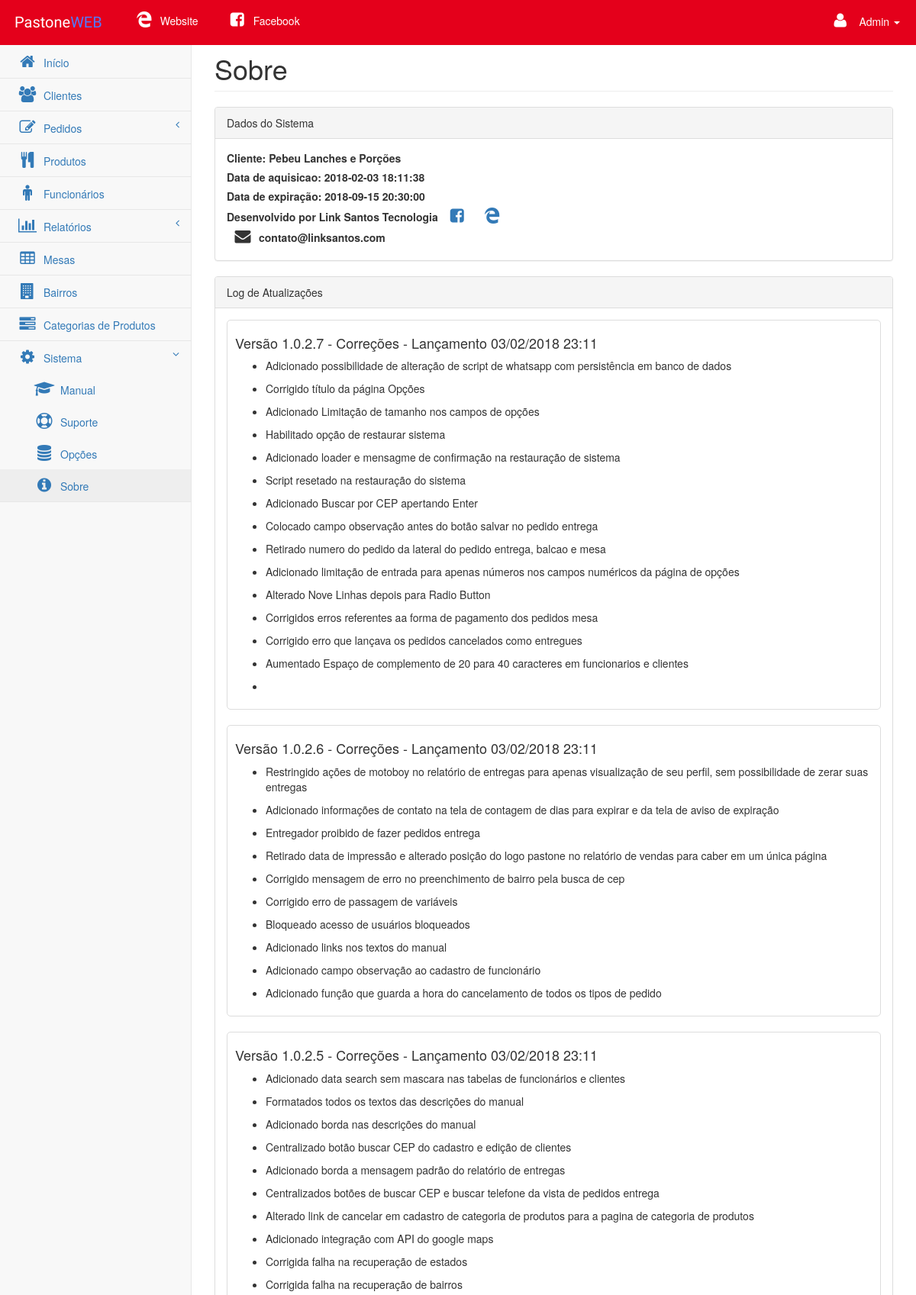
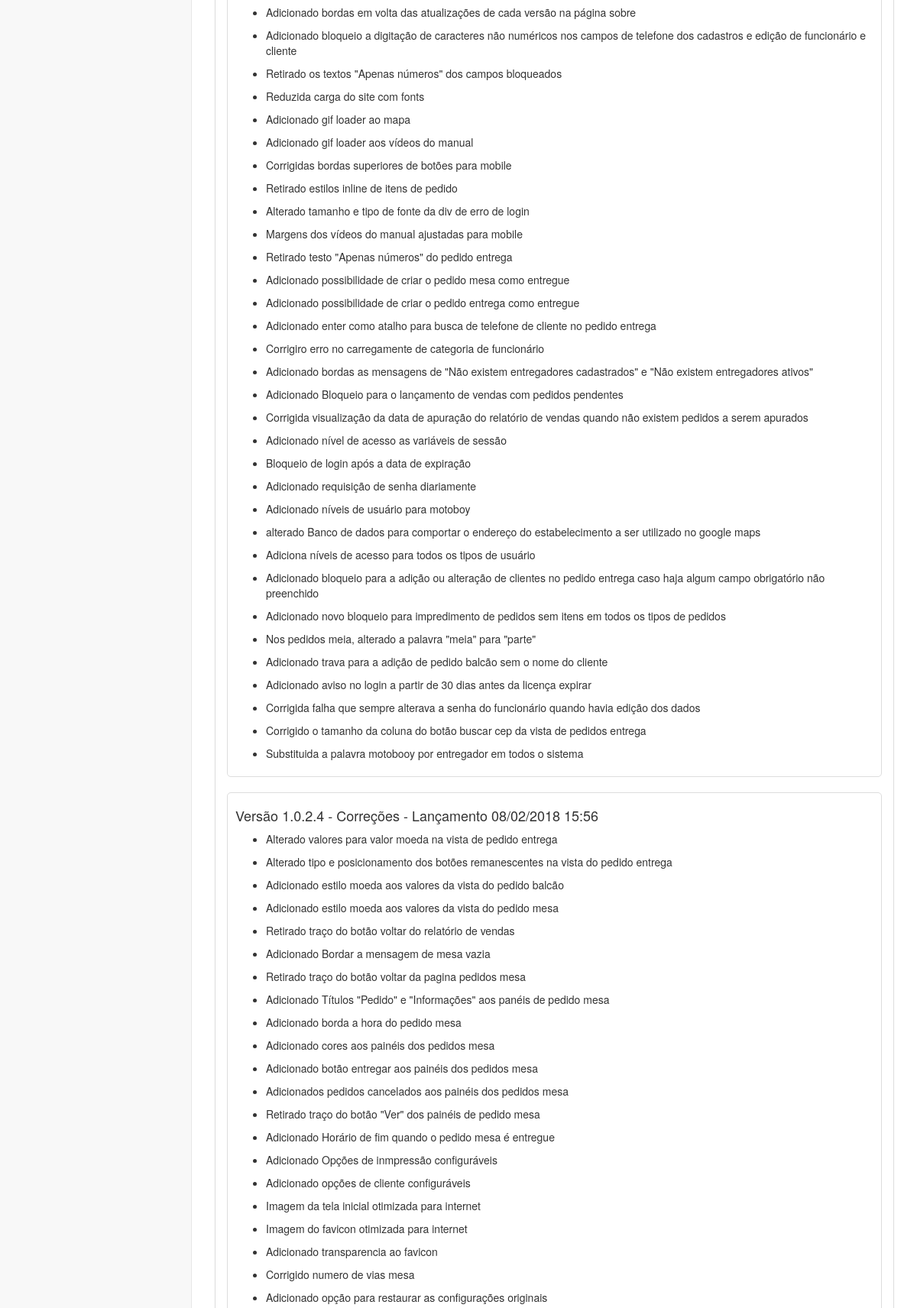
The page /app/view/pages/sobre.php (signed in, upper part) on the database its author committed (2 pictures, top to bottom).
### tables this page shows
CREATE TABLE IF NOT EXISTS `configs` (
  `id` int(2) NOT NULL AUTO_INCREMENT,
  `nome_cliente` varchar(50) NOT NULL DEFAULT 'Nome Cliente',
  `facebook` varchar(100) NOT NULL DEFAULT 'https://www.facebook.com/LinkSantosTecnologia/',
  `site` varchar(100) NOT NULL DEFAULT 'http://linksantos.com/',
  `vias_balcao` tinyint(2) NOT NULL DEFAULT '2',
  `vias_entrega` int(2) NOT NULL DEFAULT '2',
  `vias_mesa` int(2) NOT NULL DEFAULT '2',
  `vias_mesa_single` int(2) NOT NULL DEFAULT '2',
  `nove_linhas_depois` tinyint(1) NOT NULL DEFAULT '0',
  `numero_colunas` tinyint(4) NOT NULL DEFAULT '40',
  `aquisicao` timestamp NOT NULL DEFAULT CURRENT_TIMESTAMP,
  `expiracao` timestamp NOT NULL DEFAULT '2030-01-01 00:00:00',
  `endereco` varchar(30) NOT NULL DEFAULT 'Praça Mauá',
  `numero` varchar(8) NOT NULL DEFAULT '10',
  `bairro` varchar(30) NOT NULL DEFAULT 'Centro',
  `cidade` varchar(20) NOT NULL DEFAULT 'Santos',
  `estado` int(2) NOT NULL DEFAULT '17',
  PRIMARY KEY (`id`),
  KEY `FK_configs_estado` (`estado`),
  CONSTRAINT `FK_configs_estado` FOREIGN KEY (`estado`) REFERENCES `estado` (`id`)
);

### app/model/DAO/configsDAO.php (called while the page is built, shortened)
<?php
    include_once '../../model/Configs.php';
    class configsDAO{
        private $conn;
        function __construct($conn){
            $this->conn = $conn;
        }
        function buscarConfigs(){
            $query = "select * from configs";
            $result = $this->conn->query($query);
            $configs = $result->fetch_assoc();
            $configs2 = new Configs(
                $configs['id'],
                $configs['nome_cliente'],
                $configs['facebook'],
                $configs['site'],
                $configs['vias_balcao'],
                $configs['vias_entrega'],
                $configs['vias_mesa'],
                $configs['vias_mesa_single'],
                $configs['nove_linhas_depois'],
                $configs['numero_colunas'],
                $configs['aquisicao'],
                $configs['expiracao'],
				$configs['endereco'],
				$configs['numero'],
				$configs['bairro'],
				$configs['cidade'],
				$configs['estado']);
            return $configs2;
        }
    }
?>

### app/model/Configs.php (called while the page is built, shortened)
<?php
    class Configs{
        private $nomeCliente;
        private $aquisicao;
        private $expiracao;
		function __construct($id, $nomeCliente, $facebook, $site, $viasBalcao, $viasEntrega, $viasMesa, $viasMesaSingle, $noveLinhasDepois, $numeroColunas, $aquisicao, $expiracao, $endereco, $numero, $bairro, $cidade, $estado){
            $this->nomeCliente      = $nomeCliente;
            $this->aquisicao        = $aquisicao;
            $this->expiracao        = $expiracao;
        }
        public function getNomeCliente(){
            return $this->nomeCliente;
        }
        public function getAquisicao(){
            return $this->aquisicao;
        }
        public function getExpiracao(){
            return $this->expiracao;
        }
    }
?>

### app/view/pages/sobre.php (the view, shortened to what this page needs)
<?php
    include_once '../../model/DAO/configsDAO.php';
?>
<!DOCTYPE html>
<html lang="pt-br">
<head>
    <?php include 'basiclinks.php' ?>
</head>
<body>
    <div id="wrapper">
        <?php include '../nav.php';?>
        <div id="page-wrapper">
            <div class="row">
                <div class="col-lg-12">
                    <h1 class="page-header">Sobre</h1>
                </div>
            </div>
            <div class="row">
                <div class="col-lg-12">
                    <div class="panel panel-default">
                        <div class="panel-heading">
                            Dados do Sistema
                        </div>
                        <div class="panel-body">
                            <div class="row">
                                <div class="col-lg-12">
                                    <form role="form">
                                        <div class="row">
                                            <div class="col-lg-12">
                                                <label>Cliente:
                                                    <?php
                                                        $cf   = new connectionFactory();
                                                        $conn = $cf->getConnection();
                                                        $confDAO = new configsDAO($conn);
                                                        $configs = $confDAO->buscarConfigs();
                                                        echo $configs->getNomeCliente();
                                                    ?>
                                                </label><br>
                                                <label>Data de aquisicao:
                                                    <?php
                                                    echo $configs->getAquisicao();
                                                    ?>
                                                </label><br>
                                                <label>Data de expiração:
                                                    <?php
                                                    echo $configs->getExpiracao();
                                                    ?>
                                                </label><br>
                                                <label>Desenvolvido por Link Santos Tecnologia</label>
                                                <a href="https://www.facebook.com/Link-Santos-139627246648825/?ref=br_rs" target="_blank"><i class="fa fa-facebook-square fa-fw"></i></a>
                                                <a href="http://www.linksantos.com" target="_blank"><i class="fa fa-edge fa-fw"></i></a><br>
                                                <i class="fa fa-envelope fa-fw"></i><label>contato@linksantos.com</label><br>
                                            </div>
                                        </div>
                                    </form>
                                </div>
                            </div>
                        </div>
                    </div>
                    <div class="panel panel-default">
                        <div class="panel-heading">
                            Log de Atualizações
                        </div>
                        <div class="panel-body">
							<div class='customBordered'>
								<h4>Versão 1.0.2.7 - Correções - Lançamento 03/02/2018 23:11</h4>
								<ul>
									<li><p>Adicionado possibilidade de alteração de script de whatsapp com persistência em banco de dados</p></li>
									<li><p>Corrigido título da página Opções</p></li>
									<li><p>Adicionado Limitação de tamanho nos campos de opções</p></li>
									<li><p>Habilitado opção de restaurar sistema</p></li>
									<li><p>Adicionado loader e mensagme de confirmação na restauração de sistema</p></li>
									<li><p>Script resetado na restauração do sistema</p></li>
									<li><p>Adicionado Buscar por CEP apertando Enter</p></li>
									<li><p>Colocado campo observação antes do botão salvar no pedido entrega</p></li>
									<li><p>Retirado numero do pedido da lateral do pedido entrega, balcao e mesa</p></li>
									<li><p>Adicionado limitação de entrada para apenas números nos campos numéricos da página de opções</p></li>
									<li><p>Alterado Nove Linhas depois para Radio Button</p></li>
									<li><p>Corrigidos erros referentes aa forma de pagamento dos pedidos mesa</p></li>
									<li><p>Corrigido erro que lançava os pedidos cancelados como entregues</p></li>
									<li><p>Aumentado Espaço de complemento de 20 para 40 caracteres em funcionarios e clientes</p></li>
									<li><p></p></li>
								</ul>
							</div>
							<div class='customBordered'>
								<h4>Versão 1.0.2.6 - Correções - Lançamento 03/02/2018 23:11</h4>
								<ul>
									<li><p>Restringido ações de motoboy no relatório de entregas para apenas visualização de seu perfil, sem possibilidade de zerar suas entregas</p></li>
									<li><p>Adicionado informações de contato na tela de contagem de dias para expirar e da tela de aviso de expiração</p></li>
									<li><p>Entregador proibido de fazer pedidos entrega</p></li>
									<li><p>Retirado data de impressão e alterado posição do logo pastone no relatório de vendas para caber em um única página</p></li>
									<li><p>Corrigido mensagem de erro no preenchimento de bairro pela busca de cep</p></li>
									<li><p>Corrigido erro de passagem de variáveis</p></li>
									<li><p>Bloqueado acesso de usuários bloqueados</p></li>
									<li><p>Adicionado links nos textos do manual</p></li>
									<li><p>Adicionado campo observação ao cadastro de funcionário</p></li>
									<li><p>Adicionado função que guarda a hora do cancelamento de todos os tipos de pedido</p></li>
								</ul>
							</div>
							<div class='customBordered'>
								<h4>Versão 1.0.2.5 - Correções - Lançamento 03/02/2018 23:11</h4>
								<ul>
									<li><p>Adicionado data search sem mascara nas tabelas de funcionários e clientes</p></li>
									<li><p>Formatados todos os textos das descrições do manual</p></li>
									<li><p>Adicionado borda nas descrições do manual</p></li>
									<li><p>Centralizado botão buscar CEP do cadastro e edição de clientes</p></li>
									<li><p>Adicionado borda a mensagem padrão do relatório de entregas</p></li>
									<li><p>Centralizados botões de buscar CEP e buscar telefone da vista de pedidos entrega</p></li>
									<li><p>Alterado link de cancelar em cadastro de categoria de produtos para a pagina de categoria de produtos</p></li>
									<li><p>Adicionado integração com API do google maps</p></li>
									<li><p>Corrigida falha na recuperação de estados</p></li>
									<li><p>Corrigida falha na recuperação de bairros</p></li>
									<li><p>Adicionado bordas em volta das atualizações de cada versão na página sobre</p></li>
									<li><p>Adicionado bloqueio a digitação de caracteres não numéricos nos campos de telefone dos cadastros e edição de funcionário e cliente</p>
									</li>
									<li><p>Retirado os textos "Apenas números" dos campos bloqueados</p></li>
									<li><p>Reduzida carga do site com fonts</p></li>
									<li><p>Adicionado gif loader ao mapa</p></li>
									<li><p>Adicionado gif loader aos vídeos do manual</p></li>
									<li><p>Corrigidas bordas superiores de botões para mobile</p></li>
									<li><p>Retirado estilos inline de itens de pedido</p></li>
									<li><p>Alterado tamanho e tipo de fonte da div de erro de login</p></li>
									<li><p>Margens dos vídeos do manual ajustadas para mobile</p></li>
									<li><p>Retirado testo "Apenas números" do pedido entrega</p></li>
									<li><p>Adicionado possibilidade de criar o pedido mesa como entregue</p></li>
									<li><p>Adicionado possibilidade de criar o pedido entrega como entregue</p></li>
									<li><p>Adicionado enter como atalho para busca de telefone de cliente no pedido entrega</p></li>
									<li><p>Corrigiro erro no carregamente de categoria de funcionário</p></li>
									<li><p>Adicionado bordas as mensagens de "Não existem entregadores cadastrados" e "Não existem entregadores ativos"</p></li>
									<li><p>Adicionado Bloqueio para o lançamento de vendas com pedidos pendentes</p></li>
									<li><p>Corrigida visualização da data de apuração do relatório de vendas quando não existem pedidos a serem apurados</p></li>
									<li><p>Adicionado nível de acesso as variáveis de sessão </p></li>
									<li><p>Bloqueio de login após a data de expiração</p></li>
									<li><p>Adicionado requisição de senha diariamente</p></li>
									<li><p>Adicionado níveis de usuário para motoboy</p></li>
									<li><p>alterado Banco de dados para comportar o endereço do estabelecimento a ser utilizado no google maps</p></li>
									<li><p>Adiciona níveis de acesso para todos os tipos de usuário</p></li>
									<li><p>Adicionado bloqueio para a adição ou alteração de clientes no pedido entrega caso haja algum campo obrigatório não preenchido</p></li>
									<li><p>Adicionado novo bloqueio para impredimento de pedidos sem itens em todos os tipos de pedidos</p></li>
									<li><p>Nos pedidos meia, alterado a palavra "meia" para "parte"</p></li>
									<li><p>Adicionado trava para a adição de pedido balcão sem o nome do cliente</p></li>
									<li><p>Adicionado aviso no login a partir de 30 dias antes da licença expirar</p></li>
									<li><p>Corrigida falha que sempre alterava a senha do funcionário quando havia edição dos dados</p></li>
									<li><p>Corrigido o tamanho da coluna do botão buscar cep da vista de pedidos entrega</p></li>
									<li><p>Substituida a palavra motobooy por entregador em todos o sistema</p></li>
								</ul>
							</div>
							<div class='customBordered'>
								<h4>Versão 1.0.2.4 - Correções - Lançamento 08/02/2018 15:56</h4>
								<ul>
									<li><p>Alterado valores para valor moeda na vista de pedido entrega</p></li>
									<li><p>Alterado tipo e posicionamento dos botões remanescentes na vista do pedido entrega</p></li>
									<li><p>Adicionado estilo moeda aos valores da vista do pedido balcão</p></li>
									<li><p>Adicionado estilo moeda aos valores da vista do pedido mesa</p></li>
									<li><p>Retirado traço do botão voltar do relatório de vendas</p></li>
									<li><p>Adicionado Bordar a mensagem de mesa vazia</p></li>
									<li><p>Retirado traço do botão voltar da pagina pedidos mesa</p></li>
									<li><p>Adicionado Títulos "Pedido" e "Informações" aos panéis de pedido mesa</p></li>
									<li><p>Adicionado borda a hora do pedido mesa</p></li>
									<li><p>Adicionado cores aos painéis dos pedidos mesa</p></li>
									<li><p>Adicionado botão entregar aos painéis dos pedidos mesa</p></li>
									<li><p>Adicionados pedidos cancelados aos painéis dos pedidos mesa</p></li>
									<li><p>Retirado traço do botão "Ver" dos painéis de pedido mesa</p></li>
									<li><p>Adicionado Horário de fim quando o pedido mesa é entregue</p></li>
									<li><p>Adicionado Opções de inmpressão configuráveis</p></li>
									<li><p>Adicionado opções de cliente configuráveis</p></li>
									<li><p>Imagem da tela inicial otimizada para internet</p></li>
									<li><p>Imagem do favicon otimizada para internet</p></li>
									<li><p>Adicionado transparencia ao favicon</p></li>
									<li><p>Corrigido numero de vias mesa</p></li>
									<li><p>Adicionado opção para restaurar as configurações originais</p></li>
								</ul>
							</div>
                        </div>
                    </div>
                </div>
            </div>
        </div>
    </div>
</body>
</html>

### public/css/startmin.css (style rules this page uses)
.customBordered { border: 1px solid #DDDDDD; border-radius: 5px; margin-bottom: 20px; padding: 10px; }
body { background-color: #f8f8f8; }
#wrapper { width: 100%; }
#page-wrapper { padding: 30px 15px 0 15px; min-height: 568px; background-color: #fff; }
@media (min-width:768px) { #page-wrapper { position: inherit; margin-left: 250px; padding: 30px 30px 0 30px; border-left: 1px solid #e7e7e7; } }

### rows shown on the page
configs: nome_cliente "Pebeu Lanches e Porções", aquisicao "2018-02-03 18:11:38", expiracao "2018-09-15 20:30:00"

### other values the page prints
$temp[0] "Admin"
